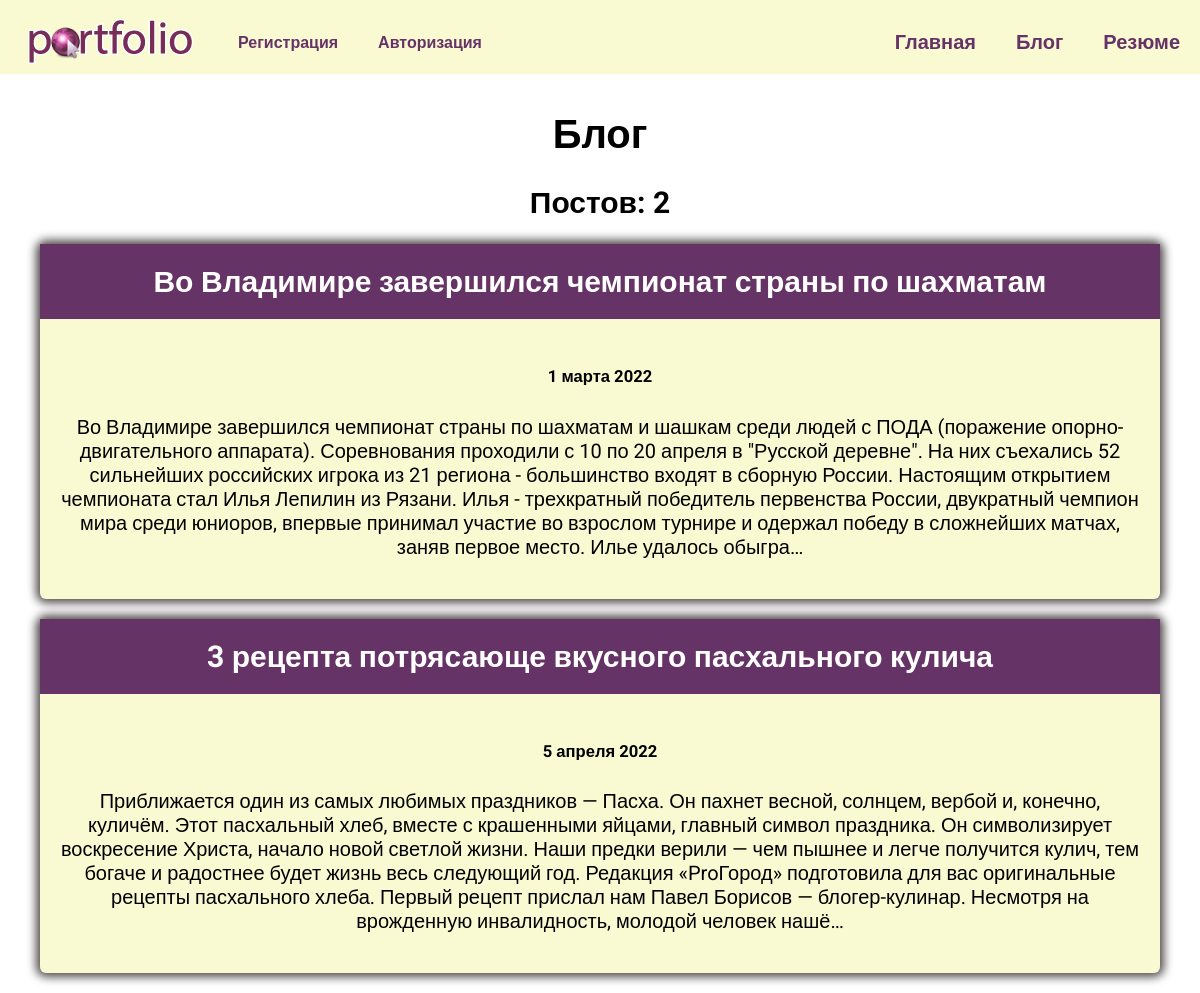
Screenshot of /bl/ with the database file from the repository.
### bl/models.py (models this page shows, shortened)
class Bl(models.Model):
    title = models.CharField(max_length=200)
    description = models.TextField()
    date = models.DateField()

### bl/views.py (the view)
# urls.py: path('', views.bl, name='bl'),
def bl(request):
    blogs = Bl.objects.order_by('date')
    return render(request, 'bl/bl.html', {'blogs': blogs})

### bl/templates/bl/bl.html
{% extends 'CityVladimir/base.html' %}
{% block content %}
<h1>Блог</h1>
<h2 class="count">Постов: {{blogs.count}}</h2>
{% for blog in blogs %}
<div class="element">
    <h2 class="top"><a href="{% url 'blog:detail' blog.id %}">{{blog.title}}</a></h2>
    <div class="blog_text">
        <h5>{{blog.date|date:'j E Y'}}</h5>
        <p>{{blog.description|striptags|truncatechars:560}}</p>
    </div>
</div>
{% endfor %}
{% endblock %}

### CityVladimir/static/css/style.css (style rules this page uses)
body { background-color: #ffffff; font-family: 'Roboto', sans-serif; padding: 0; margin: 0; }
.element { background-color: lightgoldenrodyellow; margin: 20px; box-shadow: 0 0 10px 4px rgb(80, 74, 74); border-radius: 6px; }
.top { margin: 0; background: #663366; padding: 20px; box-sizing: border-box; }
.top a { color: white; text-decoration: none; box-sizing: border-box; }
.blog_text { padding: 20px; box-sizing: border-box; display: block; }

### rows the page displays
Bl: title "Во Владимире завершился чемпионат страны по шахматам", date "1 марта 2022", description "Во Владимире завершился чемпионат страны по шахматам и шашкам среди людей с ПОДА (поражение опорно-двигательного аппарата). Соревнования проходили с 10 по 20 апреля в \"Русской деревне\". На них съехались 52 сильнейших российских игрока из 21 региона - большинство входят в сборную России. Настоящим открытием чемпионата стал Илья Лепилин из Рязани. Илья - трехкратный победитель первенства России, двукратный чемпион мира среди юниоров, впервые принимал участие во взрослом турнире и одержал победу в сложнейших матчах, заняв первое место. Илье удалось обыгра…"
Bl: title "3 рецепта потрясающе вкусного пасхального кулича", date "5 апреля 2022", description "Приближается один из самых любимых праздников — Пасха. Он пахнет весной, солнцем, вербой и, конечно, куличём. Этот пасхальный хлеб, вместе с крашенными яйцами, главный символ праздника. Он символизирует воскресение Христа, начало новой светлой жизни. Наши предки верили — чем пышнее и легче получится кулич, тем богаче и радостнее будет жизнь весь следующий год. Редакция «ProГород» подготовила для вас оригинальные рецепты пасхального хлеба. Первый рецепт прислал нам Павел Борисов — блогер-кулинар. Несмотря на врожденную инвалидность, молодой человек нашё…"

### other values shown
{{ blogs.count }} "2"
